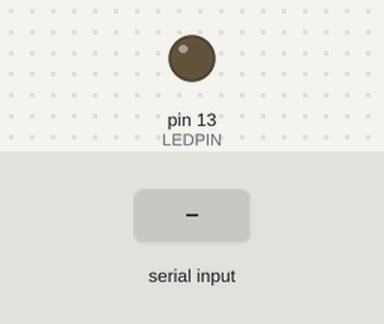
Recording of a sketch running on a simulated Arduino Uno, built with avr-gcc and run on an emulated ATmega328P. Shown: output pins drawn as LEDs (lit = HIGH). The inputs (shaded band) are chosen by the test bench.

Above: at 1.2 s.
1.3 s: "90,45\n" received over Serial
At 2.6 s:
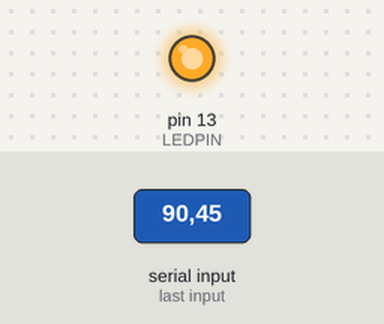
3.8 s: "0\n" received over Serial
At 5.7 s:
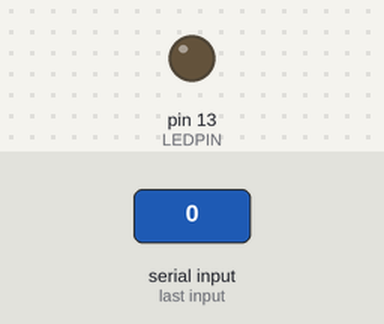
6.3 s: "30,150\n" received over Serial
At 7.6 s:
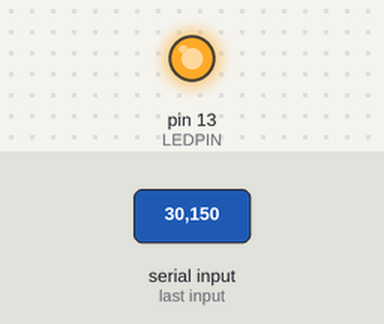
Timing chart, 0 to 9.3 s (numbered marks = the images above; inputs shaded):
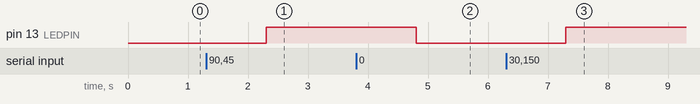

The sketch:

simple_receiver.ino
```cpp
#define LEDPIN 13

void setup() {
  // put your setup code here, to run once:
  pinMode(LEDPIN,OUTPUT);
  digitalWrite(LEDPIN,LOW);

  Serial.begin(115200);
}

void loop() {
  // put your main code here, to run repeatedly:
  if(Serial.available())
  {
    int x = Serial.readString().toInt();
    if (x==0)
    {
      digitalWrite(LEDPIN,LOW);
    }
    else
    {
      digitalWrite(LEDPIN,HIGH);
    }
  }

}
```

Measured:
- after the input at 1.3 s, pin 13 (LEDPIN): LOW → HIGH after 1.0 s
- after the input at 3.8 s, pin 13 (LEDPIN): HIGH → LOW after 1.0 s
- after the input at 6.3 s, pin 13 (LEDPIN): LOW → HIGH after 1.0 s
